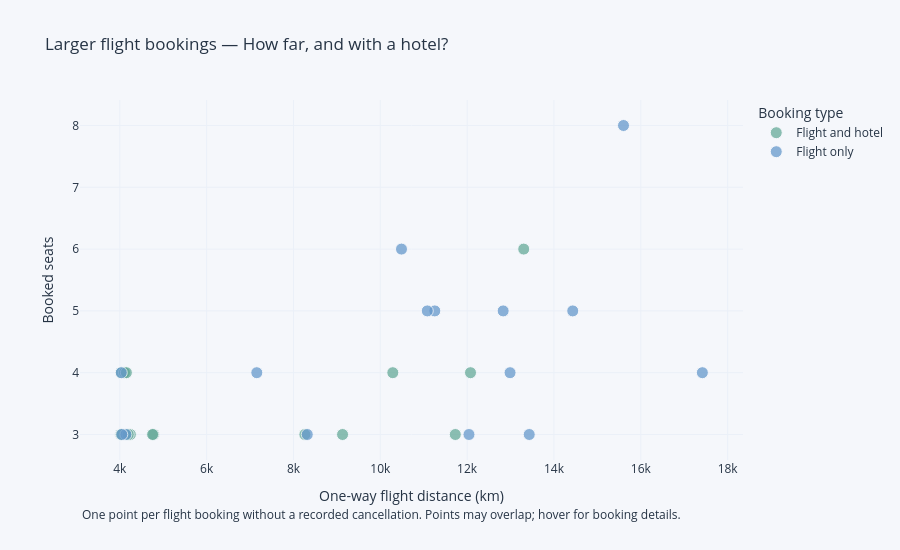

The code cell stored with this chart in its notebook:
### Markdown cell above
### 2.3 Larger flight bookings on long routes
### 2.3 Größere Flugbuchungen auf langen Strecken

Explore flight bookings with at least three seats and a one-way
distance of at least 4,000 km, without a recorded cancellation.

These thresholds define an exploratory search, not a final user group.
Compare booking sizes and travel durations, and identify whether
the same users have multiple bookings matching this combination.

Hotel stays and booking values will be examined subsequently.
Three or more seats do not establish whether a booking represents
a family or another type of group.

---

Untersucht werden Flugbuchungen mit mindestens drei Sitzplätzen
und einer einfachen Entfernung ab 4.000 km, ohne verzeichnete Stornierung.

Diese Grenzen dienen zunächst der Suche und definieren noch keine
endgültige Nutzergruppe. Wir vergleichen Buchungsgrößen und Reisedauern
und prüfen, ob dieselben Nutzer diese Kombination mehrfach buchen.

Hotelaufenthalte und Buchungswerte untersuchen wir anschließend.
Drei oder mehr Sitzplätze belegen noch keine Familie oder eine
bestimmte andere Gruppenart.

### Code cell
# explore larger bookings on long routes
large_long_flights = flight_profiles.loc[
    flight_profiles["seats"].ge(3)
    & flight_profiles["flight_distance_km"].ge(4000)
].copy()

# count matching bookings per user
large_long_user_counts = (
    large_long_flights.groupby("user_id")["trip_id"]
    .nunique()
)

large_long_overview = pd.DataFrame({
    "Metric": [
        "Matching flight bookings",
        "Users with matching bookings",
        "Users with at least two matching bookings",
        "Matching bookings with a hotel",
        "Matching bookings with unknown travel duration",
    ],
    "Count": [
        len(large_long_flights),
        len(large_long_user_counts),
        int(large_long_user_counts.ge(2).sum()),
        int(large_long_flights["has_hotel_record"].sum()),
        int(large_long_flights["travel_days"].isna().sum()),
    ],
})

display(style_overview(
    large_long_overview,
    "Larger bookings on long routes — Initial overview",
    {"Count": "{:,.0f}"},
))

if not large_long_flights.empty:
    # one point per booking; overlapping points can be inspected by hovering
    plot_data = large_long_flights[[
        "trip_id",
        "user_id",
        "destination",
        "seats",
        "flight_distance_km",
        "travel_days",
        "has_hotel_record",
    ]].copy()

    plot_data["Hotel combination"] = np.where(
        plot_data["has_hotel_record"],
        "Flight and hotel",
        "Flight only",
    )

    # represent missing durations explicitly in hover information
    plot_data["Travel duration"] = plot_data["travel_days"].map(
        lambda value: (
            "Unknown"
            if pd.isna(value)
            else f"{value:.0f} days"
        )
    )

    fig = px.scatter(
        plot_data,
        x="flight_distance_km",
        y="seats",
        color="Hotel combination",
        color_discrete_map={
            "Flight and hotel": COLORS["mint"],
            "Flight only": COLORS["blue"],
        },
        hover_name="destination",
        hover_data={
            "trip_id": True,
            "user_id": True,
            "flight_distance_km": ":,.0f",
            "seats": True,
            "Travel duration": True,
            "Hotel combination": False,
        },
        labels={
            "flight_distance_km": "One-way flight distance (km)",
            "seats": "Booked seats",
            "trip_id": "Trip",
            "user_id": "User",
        },
        title="Larger flight bookings — How far, and with a hotel?",
        height=550,
    )

    fig.update_traces(
        marker={
            "size": 12,
            "opacity": 0.75,
            "line": {"width": 1, "color": COLORS["background"]},
        }
    )

    fig.update_yaxes(dtick=1)
    fig.update_layout(
        paper_bgcolor=COLORS["background"],
        plot_bgcolor=COLORS["background"],
        font={"color": COLORS["text"]},
        legend_title_text="Booking type",
        margin={"b": 90},
    )

    fig.add_annotation(
        text=(
            "One point per flight booking without a recorded cancellation. "
            "Points may overlap; hover for booking details."
        ),
        xref="paper",
        yref="paper",
        x=0,
        y=-0.18,
        showarrow=False,
        align="left",
    )

    fig.show()
else:
    print("No flight bookings match the exploratory criteria.")

### Figure 1 — Plotly figure (JSON) as saved in the notebook; plotly's stock layout.template omitted (floating-point values rounded to 4 significant figures)
{"data": [{"customdata": [["373489-6dffc799005146528b75488c2529afbe", 373489, "13 days", "Flight and hotel"], ["415282-b5720eb82c674067be76493107e41ecb", 415282, "5 days", "Flight and hotel"], ["498287-99a45a0a355e4ab9a968e963ff58c3f0", 498287, "3 days", "Flight and hotel"], ["508153-b4fb123454eb4c339a3cc721e7ebddf0", 508153, "Unknown", "Flight and hotel"], ["510571-bb381bc59d1742aba598adc965826a3a", 510571, "13 days", "Flight and hotel"], ["521070-03a4189c5db74f0c8813f08020e8e0c7", 521070, "11 days", "Flight and hotel"], ["540029-e2a8362a73454f35b668a9953547c5bd", 540029, "11 days", "Flight and hotel"], ["542142-ac274001c5904989a9f0684cf53c4108", 542142, "16 days", "Flight and hotel"], ["551088-0b14efd8831440c4a49307b98455927a", 551088, "5 days", "Flight and hotel"], ["559469-bfc9011838c64fc18b342204778b5009", 559469, "2 days", "Flight and hotel"], ["560245-4ef60245e98f4144acc2788dd5ab2922", 560245, "2 days", "Flight and hotel"], ["560245-c4ea0f1bfa074ad089eafbdbbf6add36", 560245, "2 days", "Flight and hotel"], ["581086-1b57571403e84860adaa3dc76032543d", 581086, "4 days", "Flight and hotel"], ["583764-9bc28b6984154698b1c86d3468558e03", 583764, "6 days", "Flight and hotel"], ["608820-a968a17887ce41c1b0572aec0657b17e", 608820, "13 days", "Flight and hotel"], ["617506-f2dfe227e01c4830a1fc74d809ac964a", 617506, "3 days", "Flight and hotel"], ["646933-59c510529f6f4e3585bdb9b2e76c68e7", 646933, "3 days", "Flight and hotel"]], "hovertemplate": "<b>%{hovertext}</b><br><br>One-way flight distance (km)=%{x:,.0f}<br>Booked seats=%{y}<br>Trip=%{customdata[0]}<br>User=%{customdata[1]}<br>Travel duration=%{customdata[2]}<extra></extra>", "hovertext": ["Osaka", "Los Angeles", "Montreal", "Los Angeles", "Chengdu", "Buenos Aires", "Antalya", "Macau", "New York", "San Jose", "Philadelphia", "Philadelphia", "Boston", "Los Angeles", "Ho Chi Minh City", "San Diego", "San Francisco"], "legendgroup": "Flight and hotel", "marker": {"color": "#66AA99", "line": {"color": "#F5F7FB", "width": 1}, "opacity": 0.75, "size": 12, "symbol": "circle"}, "mode": "markers", "name": "Flight and hotel", "orientation": "v", "showlegend": true, "type": "scatter", "x": [10290.0, 4243.0, 4100.0, 4778.0, 12080.0, 8263.0, 9130.0, 11730.0, 4125.0, 4030.0, 4020.0, 4034.0, 4193.0, 4109.0, 13300.0, 4755.0, 4152.0], "xaxis": "x", "y": [4.0, 3.0, 4.0, 3.0, 4.0, 3.0, 3.0, 3.0, 3.0, 4.0, 3.0, 3.0, 3.0, 4.0, 6.0, 3.0, 4.0], "yaxis": "y"}, {"customdata": [["421870-733eedd28dfa4828802248b60a5c11b6", 421870, "19 days", "Flight only"], ["467007-fe0bcbcabac94028b84712fe9ff183bd", 467007, "16 days", "Flight only"], ["499990-68d8ac1a366c4cc692c5ae3a66b0d54a", 499990, "1 days", "Flight only"], ["510537-3fa5eb9915c24f61a53f0803e75022ec", 510537, "12 days", "Flight only"], ["515610-034b5f4362d647dd99e6131205dff0ff", 515610, "4 days", "Flight only"], ["517284-fa2498df9ffe4f43922ebdf8c3d06ff4", 517284, "15 days", "Flight only"], ["520770-46ff4c57f904499fb5c57a851743ffc6", 520770, "1 days", "Flight only"], ["533492-47e324b0c7dd4664abfe041ef4353291", 533492, "11 days", "Flight only"], ["535266-b3fdb4e76bad482d835c1952f20a6cb8", 535266, "11 days", "Flight only"], ["535595-6640f8ff7ef0443691022cc60d6ef860", 535595, "15 days", "Flight only"], ["542918-c9e1d59cd0914756b9687d0024fd23e5", 542918, "13 days", "Flight only"], ["548222-9c64610197c74a57b0570f78358e55d9", 548222, "14 days", "Flight only"], ["552573-c7f465f9bc0845abaebfcf3a7276d812", 552573, "10 days", "Flight only"], ["592372-39b226aaab1044558bd89693bd628f45", 592372, "16 days", "Flight only"], ["651193-7f6e444a631e4f7584199f7f7d4c777b", 651193, "Unknown", "Flight only"]], "hovertemplate": "<b>%{hovertext}</b><br><br>One-way flight distance (km)=%{x:,.0f}<br>Booked seats=%{y}<br>Trip=%{customdata[0]}<br>User=%{customdata[1]}<br>Travel duration=%{customdata[2]}<extra></extra>", "hovertext": ["Kuala Lumpur", "Xiamen", "San Francisco", "Shanghai", "Boston", "Madrid", "New York", "Phuket", "Singapore", "Delhi", "Dubai", "Copenhagen", "Jakarta", "Hong Kong", "Macau"], "legendgroup": "Flight only", "marker": {"color": "#6699CC", "line": {"color": "#F5F7FB", "width": 1}, "opacity": 0.75, "size": 12, "symbol": "circle"}, "mode": "markers", "name": "Flight only", "orientation": "v", "showlegend": true, "type": "scatter", "x": [15600.0, 11260.0, 4141.0, 12040.0, 4034.0, 8317.0, 4046.0, 14430.0, 12990.0, 12830.0, 11080.0, 7156.0, 17420.0, 13430.0, 10490.0], "xaxis": "x", "y": [8.0, 5.0, 3.0, 3.0, 4.0, 3.0, 3.0, 5.0, 4.0, 5.0, 5.0, 4.0, 4.0, 3.0, 6.0], "yaxis": "y"}], "layout": {"annotations": [{"align": "left", "showarrow": false, "text": "One point per flight booking without a recorded cancellation. Points may overlap; hover for booking details.", "x": 0, "xref": "paper", "y": -0.18, "yref": "paper"}], "font": {"color": "#263445"}, "height": 550, "legend": {"title": {"text": "Booking type"}, "tracegroupgap": 0}, "margin": {"b": 90}, "paper_bgcolor": "#F5F7FB", "plot_bgcolor": "#F5F7FB", "title": {"text": "Larger flight bookings — How far, and with a hotel?"}, "xaxis": {"anchor": "y", "domain": [0, 1], "title": {"text": "One-way flight distance (km)"}}, "yaxis": {"anchor": "x", "domain": [0, 1], "dtick": 1, "title": {"text": "Booked seats"}}}}
